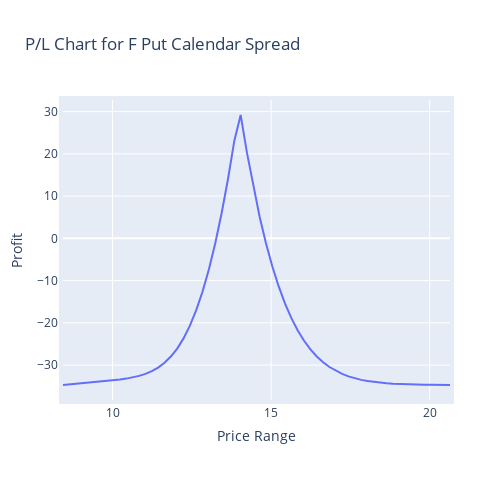

Notebook cell for this chart:
### Markdown cell above
# Create P/L chart

### Code cell
import plotly.graph_objects as go
import plotly.io as pio

#create a file name

yesterday = dt.date.today() - dt.timedelta(days=1)
filename = '{}{}{}.html'.format(tickerSymbol, strategy, yesterday)

# Create a line plot
fig = go.Figure(data=go.Scatter(x=pl_table['price_range'], y=pl_table['profit'], mode='lines'))

# Set title and labels
fig.update_layout(title=f"P/L Chart for {tickerSymbol} {strategy}",
                  xaxis_title="Price Range",
                  yaxis_title="Profit",
                  autosize=False,
                  width=500,
                  height=500,
                  margin=dict(
                      l=50,
                      r=50,
                      b=100,
                      t=100,
                      pad=4
                  ))

# Save the plot as an interactive HTML file
pio.write_html(fig, filename)

# Show plot
fig.show()

### Figure 1 — Plotly figure (JSON) as saved in the notebook; plotly's stock layout.template omitted (floating-point values rounded to 4 significant figures)
{"data": [{"mode": "lines", "type": "scatter", "x": [8.439, 8.639, 8.839, 9.039, 9.239, 9.439, 9.639, 9.839, 10.04, 10.24, 10.44, 10.64, 10.84, 11.04, 11.24, 11.44, 11.64, 11.84, 12.04, 12.24, 12.44, 12.64, 12.84, 13.04, 13.24, 13.44, 13.64, 13.84, 14.04, 14.24, 14.44, 14.64, 14.84, 15.04, 15.24, 15.44, 15.64, 15.84, 16.04, 16.24, 16.44, 16.64, 16.84, 17.04, 17.24, 17.44, 17.64, 17.84, 18.04, 18.24, 18.44, 18.64, 18.84, 19.04, 19.24, 19.44, 19.64, 19.84, 20.04, 20.24, 20.44, 20.64], "y": [-34.69, -34.56, -34.44, -34.31, -34.18, -34.05, -33.91, -33.76, -33.6, -33.42, -33.2, -32.92, -32.56, -32.08, -31.44, -30.59, -29.46, -27.99, -26.09, -23.68, -20.68, -17.0, -12.57, -7.308, -1.156, 5.934, 14.0, 23.05, 29.19, 20.21, 12.18, 5.062, -1.2, -6.661, -11.38, -15.44, -18.89, -21.8, -24.24, -26.28, -27.96, -29.33, -30.45, -31.36, -32.09, -32.67, -33.14, -33.5, -33.79, -34.01, -34.18, -34.32, -34.42, -34.5, -34.56, -34.6, -34.64, -34.66, -34.68, -34.69, -34.7, -34.71]}], "layout": {"autosize": false, "height": 500, "margin": {"b": 100, "l": 50, "pad": 4, "r": 50, "t": 100}, "title": {"text": "P/L Chart for F Put Calendar Spread"}, "width": 500, "xaxis": {"title": {"text": "Price Range"}}, "yaxis": {"title": {"text": "Profit"}}}}
